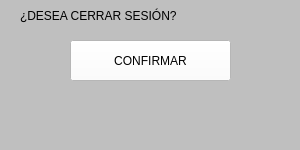
<?xml version="1.0" encoding="UTF-8"?>
<ui version="4.0">
 <class>MainWindow</class>
 <widget class="QMainWindow" name="MainWindow">
  <property name="geometry">
   <rect>
    <x>0</x>
    <y>0</y>
    <width>300</width>
    <height>150</height>
   </rect>
  </property>
  <property name="minimumSize">
   <size>
    <width>200</width>
    <height>150</height>
   </size>
  </property>
  <property name="maximumSize">
   <size>
    <width>300</width>
    <height>150</height>
   </size>
  </property>
  <property name="windowTitle">
   <string>MainWindow</string>
  </property>
  <property name="styleSheet">
   <string notr="true">
background-color: rgb(191, 191, 191);</string>
  </property>
  <widget class="QWidget" name="centralwidget">
   <widget class="QLabel" name="label_2">
    <property name="geometry">
     <rect>
      <x>20</x>
      <y>0</y>
      <width>231</width>
      <height>31</height>
     </rect>
    </property>
    <property name="styleSheet">
     <string notr="true">font: 10pt &quot;MS Shell Dlg 2&quot;;</string>
    </property>
    <property name="text">
     <string>¿DESEA CERRAR SESIÓN?</string>
    </property>
   </widget>
   <widget class="QPushButton" name="pushButton_3">
    <property name="geometry">
     <rect>
      <x>70</x>
      <y>40</y>
      <width>161</width>
      <height>41</height>
     </rect>
    </property>
    <property name="styleSheet">
     <string notr="true">background-color: rgb(255, 255, 255);
font: 10pt &quot;MS Shell Dlg 2&quot;;

</string>
    </property>
    <property name="text">
     <string>CONFIRMAR</string>
    </property>
   </widget>
  </widget>
  <widget class="QMenuBar" name="menubar">
   <property name="geometry">
    <rect>
     <x>0</x>
     <y>0</y>
     <width>300</width>
     <height>26</height>
    </rect>
   </property>
  </widget>
  <widget class="QStatusBar" name="statusbar"/>
 </widget>
 <resources/>
 <connections/>
</ui>
